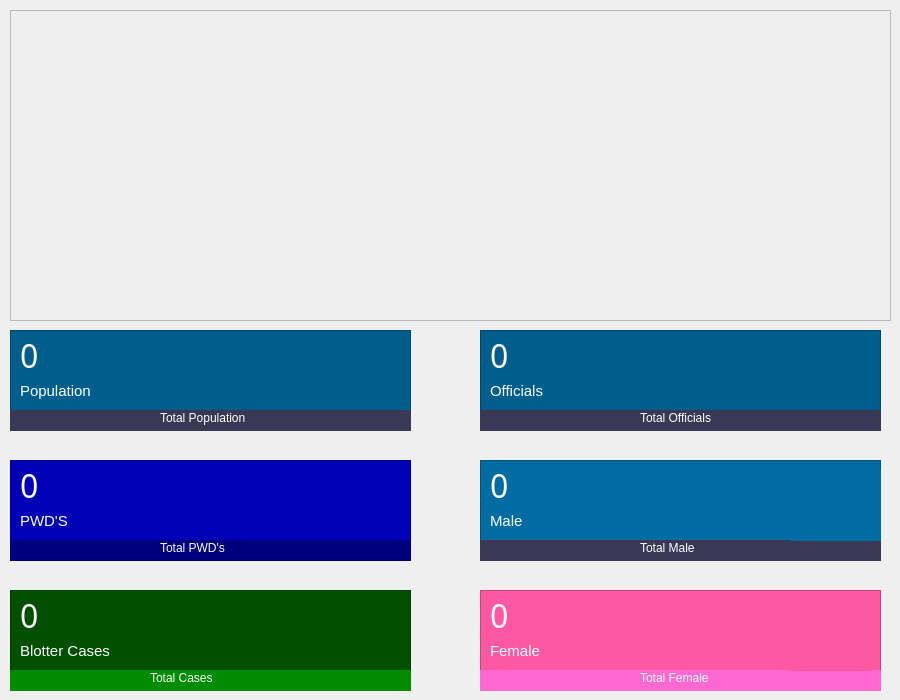
          <widget class="QWidget" name="page">
           <widget class="QFrame" name="frame">
            <property name="geometry">
             <rect>
              <x>10</x>
              <y>330</y>
              <width>401</width>
              <height>101</height>
             </rect>
            </property>
            <property name="styleSheet">
             <string notr="true">background-color: rgb(0, 94, 141);
color: rgb(255, 255, 255);</string>
            </property>
            <property name="frameShape">
             <enum>QFrame::Shape::StyledPanel</enum>
            </property>
            <property name="frameShadow">
             <enum>QFrame::Shadow::Raised</enum>
            </property>
            <widget class="QWidget" name="widget" native="true">
             <property name="geometry">
              <rect>
               <x>0</x>
               <y>80</y>
               <width>401</width>
               <height>21</height>
              </rect>
             </property>
             <property name="styleSheet">
              <string notr="true">background-color: rgb(57, 57, 86);</string>
             </property>
             <widget class="QLabel" name="label_8">
              <property name="geometry">
               <rect>
                <x>150</x>
                <y>0</y>
                <width>91</width>
                <height>16</height>
               </rect>
              </property>
              <property name="text">
               <string>Total Population</string>
              </property>
             </widget>
            </widget>
            <widget class="QLabel" name="label_7">
             <property name="geometry">
              <rect>
               <x>330</x>
               <y>10</y>
               <width>61</width>
               <height>61</height>
              </rect>
             </property>
             <property name="text">
              <string/>
             </property>
             <property name="pixmap">
              <pixmap resource="resources.qrc">:/images/users-solid (1).ico</pixmap>
             </property>
            </widget>
            <widget class="QLabel" name="population_label">
             <property name="geometry">
              <rect>
               <x>10</x>
               <y>10</y>
               <width>31</width>
               <height>31</height>
              </rect>
             </property>
             <property name="font">
              <font>
               <family>Impact</family>
               <pointsize>24</pointsize>
              </font>
             </property>
             <property name="text">
              <string>0</string>
             </property>
            </widget>
            <widget class="QLabel" name="label_17">
             <property name="geometry">
              <rect>
               <x>10</x>
               <y>50</y>
               <width>71</width>
               <height>21</height>
              </rect>
             </property>
             <property name="font">
              <font>
               <pointsize>11</pointsize>
              </font>
             </property>
             <property name="text">
              <string>Population</string>
             </property>
            </widget>
           </widget>
           <widget class="QFrame" name="frame_5">
            <property name="geometry">
             <rect>
              <x>10</x>
              <y>460</y>
              <width>401</width>
              <height>101</height>
             </rect>
            </property>
            <property name="styleSheet">
             <string notr="true">background-color: rgb(0, 0, 182);
color: rgb(255, 255, 255);</string>
            </property>
            <property name="frameShape">
             <enum>QFrame::Shape::StyledPanel</enum>
            </property>
            <property name="frameShadow">
             <enum>QFrame::Shadow::Raised</enum>
            </property>
            <widget class="QWidget" name="widget_5" native="true">
             <property name="geometry">
              <rect>
               <x>0</x>
               <y>80</y>
               <width>401</width>
               <height>21</height>
              </rect>
             </property>
             <property name="styleSheet">
              <string notr="true">background-color: rgb(0, 0, 127);</string>
             </property>
             <widget class="QLabel" name="label_32">
              <property name="geometry">
               <rect>
                <x>150</x>
                <y>0</y>
                <width>91</width>
                <height>16</height>
               </rect>
              </property>
              <property name="text">
               <string>Total PWD's</string>
              </property>
             </widget>
            </widget>
            <widget class="QLabel" name="label_33">
             <property name="geometry">
              <rect>
               <x>330</x>
               <y>10</y>
               <width>61</width>
               <height>61</height>
              </rect>
             </property>
             <property name="text">
              <string/>
             </property>
             <property name="pixmap">
              <pixmap resource="resources.qrc">:/images/wheelchair-solid (1).ico</pixmap>
             </property>
            </widget>
            <widget class="QLabel" name="pwd_label">
             <property name="geometry">
              <rect>
               <x>10</x>
               <y>10</y>
               <width>31</width>
               <height>31</height>
              </rect>
             </property>
             <property name="font">
              <font>
               <family>Impact</family>
               <pointsize>24</pointsize>
              </font>
             </property>
             <property name="text">
              <string>0</string>
             </property>
            </widget>
            <widget class="QLabel" name="label_35">
             <property name="geometry">
              <rect>
               <x>10</x>
               <y>50</y>
               <width>61</width>
               <height>21</height>
              </rect>
             </property>
             <property name="font">
              <font>
               <pointsize>11</pointsize>
              </font>
             </property>
             <property name="text">
              <string>PWD'S</string>
             </property>
            </widget>
           </widget>
           <widget class="QFrame" name="frame_6">
            <property name="geometry">
             <rect>
              <x>480</x>
              <y>330</y>
              <width>401</width>
              <height>101</height>
             </rect>
            </property>
            <property name="styleSheet">
             <string notr="true">background-color: rgb(0, 94, 141);
color: rgb(255, 255, 255);</string>
            </property>
            <property name="frameShape">
             <enum>QFrame::Shape::StyledPanel</enum>
            </property>
            <property name="frameShadow">
             <enum>QFrame::Shadow::Raised</enum>
            </property>
            <widget class="QWidget" name="widget_6" native="true">
             <property name="geometry">
              <rect>
               <x>0</x>
               <y>80</y>
               <width>401</width>
               <height>21</height>
              </rect>
             </property>
             <property name="styleSheet">
              <string notr="true">background-color: rgb(57, 57, 86);</string>
             </property>
             <widget class="QLabel" name="label_11">
              <property name="geometry">
               <rect>
                <x>160</x>
                <y>0</y>
                <width>91</width>
                <height>16</height>
               </rect>
              </property>
              <property name="text">
               <string>Total Officials</string>
              </property>
             </widget>
            </widget>
            <widget class="QLabel" name="label_15">
             <property name="geometry">
              <rect>
               <x>330</x>
               <y>10</y>
               <width>61</width>
               <height>61</height>
              </rect>
             </property>
             <property name="text">
              <string/>
             </property>
             <property name="pixmap">
              <pixmap resource="resources.qrc">:/images/users-solid (1).ico</pixmap>
             </property>
            </widget>
            <widget class="QLabel" name="official_label">
             <property name="geometry">
              <rect>
               <x>10</x>
               <y>10</y>
               <width>31</width>
               <height>31</height>
              </rect>
             </property>
             <property name="font">
              <font>
               <family>Impact</family>
               <pointsize>24</pointsize>
              </font>
             </property>
             <property name="text">
              <string>0</string>
             </property>
            </widget>
            <widget class="QLabel" name="label_18">
             <property name="geometry">
              <rect>
               <x>10</x>
               <y>50</y>
               <width>61</width>
               <height>21</height>
              </rect>
             </property>
             <property name="font">
              <font>
               <pointsize>11</pointsize>
              </font>
             </property>
             <property name="text">
              <string>Officials</string>
             </property>
            </widget>
           </widget>
           <widget class="QFrame" name="frame_7">
            <property name="geometry">
             <rect>
              <x>480</x>
              <y>460</y>
              <width>401</width>
              <height>101</height>
             </rect>
            </property>
            <property name="styleSheet">
             <string notr="true">background-color: rgb(0, 94, 141);
background-color: rgb(0, 108, 162);
color: rgb(255, 255, 255);</string>
            </property>
            <property name="frameShape">
             <enum>QFrame::Shape::StyledPanel</enum>
            </property>
            <property name="frameShadow">
             <enum>QFrame::Shadow::Raised</enum>
            </property>
            <widget class="QWidget" name="widget_7" native="true">
             <property name="geometry">
              <rect>
               <x>0</x>
               <y>80</y>
               <width>401</width>
               <height>21</height>
              </rect>
             </property>
             <property name="styleSheet">
              <string notr="true">background-color: rgb(57, 57, 86);</string>
             </property>
             <widget class="QLabel" name="label_19">
              <property name="geometry">
               <rect>
                <x>160</x>
                <y>0</y>
                <width>91</width>
                <height>16</height>
               </rect>
              </property>
              <property name="text">
               <string>Total Male</string>
              </property>
             </widget>
            </widget>
            <widget class="QLabel" name="male_label">
             <property name="geometry">
              <rect>
               <x>10</x>
               <y>10</y>
               <width>31</width>
               <height>31</height>
              </rect>
             </property>
             <property name="font">
              <font>
               <family>Impact</family>
               <pointsize>24</pointsize>
              </font>
             </property>
             <property name="text">
              <string>0</string>
             </property>
            </widget>
            <widget class="QLabel" name="label_26">
             <property name="geometry">
              <rect>
               <x>10</x>
               <y>50</y>
               <width>61</width>
               <height>21</height>
              </rect>
             </property>
             <property name="font">
              <font>
               <pointsize>11</pointsize>
              </font>
             </property>
             <property name="text">
              <string>Male</string>
             </property>
            </widget>
            <widget class="QLabel" name="label_21">
             <property name="geometry">
              <rect>
               <x>310</x>
               <y>10</y>
               <width>91</width>
               <height>71</height>
              </rect>
             </property>
             <property name="text">
              <string/>
             </property>
             <property name="pixmap">
              <pixmap resource="resources.qrc">:/images/icons8-boy-96 (2).png</pixmap>
             </property>
            </widget>
           </widget>
           <widget class="QFrame" name="frame_8">
            <property name="geometry">
             <rect>
              <x>480</x>
              <y>590</y>
              <width>401</width>
              <height>101</height>
             </rect>
            </property>
            <property name="styleSheet">
             <string notr="true">background-color: rgb(255, 88, 163);
color: rgb(255, 255, 255);</string>
            </property>
            <property name="frameShape">
             <enum>QFrame::Shape::StyledPanel</enum>
            </property>
            <property name="frameShadow">
             <enum>QFrame::Shadow::Raised</enum>
            </property>
            <widget class="QWidget" name="widget_9" native="true">
             <property name="geometry">
              <rect>
               <x>0</x>
               <y>80</y>
               <width>401</width>
               <height>21</height>
              </rect>
             </property>
             <property name="styleSheet">
              <string notr="true">background-color: rgb(176, 27, 8);
background-color: rgb(255, 103, 209);</string>
             </property>
             <widget class="QLabel" name="label_30">
              <property name="geometry">
               <rect>
                <x>160</x>
                <y>0</y>
                <width>91</width>
                <height>16</height>
               </rect>
              </property>
              <property name="styleSheet">
               <string notr="true">color: rgb(255, 255, 255);</string>
              </property>
              <property name="text">
               <string>Total Female</string>
              </property>
             </widget>
            </widget>
            <widget class="QLabel" name="label_34">
             <property name="geometry">
              <rect>
               <x>310</x>
               <y>10</y>
               <width>81</width>
               <height>71</height>
              </rect>
             </property>
             <property name="text">
              <string/>
             </property>
             <property name="pixmap">
              <pixmap resource="resources.qrc">:/images/icons8-girl-96 (2).png</pixmap>
             </property>
            </widget>
            <widget class="QLabel" name="female_label">
             <property name="geometry">
              <rect>
               <x>10</x>
               <y>10</y>
               <width>31</width>
               <height>31</height>
              </rect>
             </property>
             <property name="font">
              <font>
               <family>Impact</family>
               <pointsize>24</pointsize>
              </font>
             </property>
             <property name="text">
              <string>0</string>
             </property>
            </widget>
            <widget class="QLabel" name="label_42">
             <property name="geometry">
              <rect>
               <x>10</x>
               <y>50</y>
               <width>51</width>
               <height>21</height>
              </rect>
             </property>
             <property name="font">
              <font>
               <pointsize>11</pointsize>
              </font>
             </property>
             <property name="text">
              <string>Female</string>
             </property>
            </widget>
           </widget>
           <widget class="QFrame" name="frame_17">
            <property name="geometry">
             <rect>
              <x>10</x>
              <y>590</y>
              <width>401</width>
              <height>101</height>
             </rect>
            </property>
            <property name="styleSheet">
             <string notr="true">background-color: rgb(0, 80, 0);
color: rgb(255, 255, 255);</string>
            </property>
            <property name="frameShape">
             <enum>QFrame::Shape::StyledPanel</enum>
            </property>
            <property name="frameShadow">
             <enum>QFrame::Shadow::Raised</enum>
            </property>
            <widget class="QWidget" name="widget_19" native="true">
             <property name="geometry">
              <rect>
               <x>0</x>
               <y>80</y>
               <width>401</width>
               <height>21</height>
              </rect>
             </property>
             <property name="styleSheet">
              <string notr="true">background-color: rgb(57, 57, 86);
background-color: rgb(0, 140, 0);</string>
             </property>
             <widget class="QLabel" name="label_79">
              <property name="geometry">
               <rect>
                <x>140</x>
                <y>0</y>
                <width>91</width>
                <height>16</height>
               </rect>
              </property>
              <property name="text">
               <string>Total Cases</string>
              </property>
             </widget>
            </widget>
            <widget class="QLabel" name="label_80">
             <property name="geometry">
              <rect>
               <x>330</x>
               <y>10</y>
               <width>61</width>
               <height>61</height>
              </rect>
             </property>
             <property name="text">
              <string/>
             </property>
             <property name="pixmap">
              <pixmap resource="resources.qrc">:/images/icons8-file-96.png</pixmap>
             </property>
            </widget>
            <widget class="QLabel" name="blotter_label">
             <property name="geometry">
              <rect>
               <x>10</x>
               <y>10</y>
               <width>31</width>
               <height>31</height>
              </rect>
             </property>
             <property name="font">
              <font>
               <family>Impact</family>
               <pointsize>24</pointsize>
              </font>
             </property>
             <property name="text">
              <string>0</string>
             </property>
            </widget>
            <widget class="QLabel" name="label_81">
             <property name="geometry">
              <rect>
               <x>10</x>
               <y>50</y>
               <width>91</width>
               <height>21</height>
              </rect>
             </property>
             <property name="font">
              <font>
               <pointsize>11</pointsize>
              </font>
             </property>
             <property name="text">
              <string>Blotter Cases</string>
             </property>
            </widget>
           </widget>
           <widget class="QFrame" name="frame_2">
            <property name="geometry">
             <rect>
              <x>10</x>
              <y>10</y>
              <width>881</width>
              <height>311</height>
             </rect>
            </property>
            <property name="frameShape">
             <enum>QFrame::Shape::StyledPanel</enum>
            </property>
            <property name="frameShadow">
             <enum>QFrame::Shadow::Raised</enum>
            </property>
            <widget class="QLabel" name="label_20">
             <property name="geometry">
              <rect>
               <x>20</x>
               <y>10</y>
               <width>861</width>
               <height>301</height>
              </rect>
             </property>
             <property name="text">
              <string/>
             </property>
             <property name="pixmap">
              <pixmap resource="resources.qrc">:/images/background (1).jpg</pixmap>
             </property>
            </widget>
           </widget>
          </widget>
